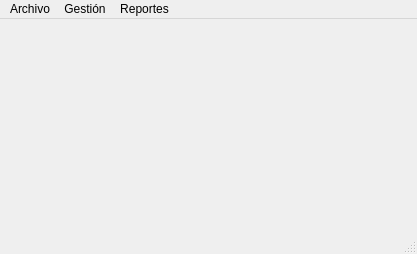
<?xml version="1.0" encoding="UTF-8"?>
<ui version="4.0">
 <class>MainWindow</class>
 <widget class="QMainWindow" name="MainWindow">
  <property name="geometry">
   <rect>
    <x>0</x>
    <y>0</y>
    <width>417</width>
    <height>254</height>
   </rect>
  </property>
  <property name="windowTitle">
   <string>MainWindow</string>
  </property>
  <widget class="QWidget" name="centralwidget"/>
  <widget class="QMenuBar" name="menubar">
   <property name="geometry">
    <rect>
     <x>0</x>
     <y>0</y>
     <width>417</width>
     <height>21</height>
    </rect>
   </property>
   <widget class="QMenu" name="menuArchivo">
    <property name="title">
     <string>Archivo</string>
    </property>
    <addaction name="btn_salir"/>
   </widget>
   <widget class="QMenu" name="menuGestion">
    <property name="title">
     <string>Gestión</string>
    </property>
    <addaction name="btn_animales_acuaticos"/>
    <addaction name="btn_plantas_acuaticas"/>
    <addaction name="btn_entrenadoes"/>
    <addaction name="btn_espectaculos"/>
   </widget>
   <widget class="QMenu" name="menuReportes">
    <property name="title">
     <string>Reportes</string>
    </property>
    <addaction name="btn_animales_entrenador"/>
    <addaction name="btn_indice_acept"/>
   </widget>
   <addaction name="menuArchivo"/>
   <addaction name="menuGestion"/>
   <addaction name="menuReportes"/>
  </widget>
  <widget class="QStatusBar" name="statusbar"/>
  <action name="btn_salir">
   <property name="text">
    <string>Salir</string>
   </property>
  </action>
  <action name="btn_animales_acuaticos">
   <property name="text">
    <string>Animales acuáticos</string>
   </property>
  </action>
  <action name="btn_plantas_acuaticas">
   <property name="text">
    <string>Plantas acuáticas</string>
   </property>
  </action>
  <action name="btn_entrenadoes">
   <property name="text">
    <string>Entrenadores</string>
   </property>
  </action>
  <action name="btn_espectaculos">
   <property name="text">
    <string>Espectáculos</string>
   </property>
  </action>
  <action name="btn_animales_entrenador">
   <property name="text">
    <string>Animales por Entrenador</string>
   </property>
  </action>
  <action name="btn_indice_acept">
   <property name="text">
    <string>Índice Aceptación</string>
   </property>
  </action>
 </widget>
 <resources/>
 <connections/>
</ui>
